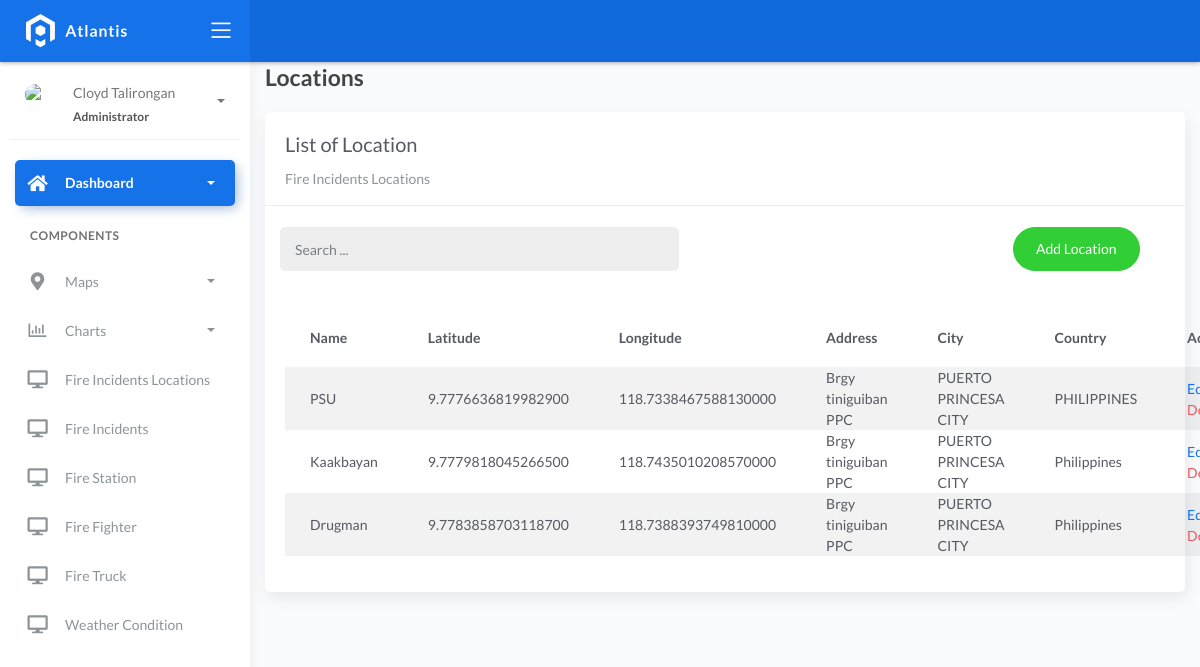
Screenshot of /locations_list/ with the database file from the repository.
### fire/models.py (models this page shows)
class BaseModel(models.Model):
    created_at = models.DateTimeField(auto_now_add=True, db_index=True)
    updated_at = models.DateTimeField(auto_now=True)
    class Meta:
        abstract = True

class Locations(BaseModel):
    name = models.CharField(max_length=150)
    latitude = models.DecimalField(
        max_digits=22, decimal_places=16, null=True, blank=True)
    longitude = models.DecimalField(
        max_digits=22, decimal_places=16, null=True, blank=True)
    address = models.CharField(max_length=150)
    city = models.CharField(max_length=150)  # can be in separate table
    country = models.CharField(max_length=150)  # can be in separate table

### fire/views.py (the view)
# urls.py: path('locations_list/', views.LocationList.as_view(), name='location-list'),
class LocationList(ListView):
    model = Locations
    context_object_name = 'locations'
    template_name = "locations_list.html"
    paginate_by = 5
    def get_queryset(self, *args, **kwargs):
        qs = super(LocationList, self).get_queryset(*args, **kwargs)
        if self.request.GET.get("q") != None:
            query = self.request.GET.get('q')
            qs = qs.filter(Q(name__icontains=query) |
            Q(city__icontains=query) | Q(country__icontains=query))
        return qs

### templates/locations_list.html (shortened to what this page needs)
{% extends 'base.html' %} {% load static %} {% block content %}
<div class="content">
    <div class="container-fluid">
        <h4 class="page-title">Locations</h4>
        <div class="row">
            <div class="col-md-12">
                <div class="card">
                    <div class="card-header">
                        <div class="card-title">List of Location</div>
                        <div class="card-category">Fire Incidents Locations</div>
                    </div>
                    <br>
                        <div class="col-md-12 row">
                            <div class="col-md-6">
                                <form action="" class="navbar-left navbar-form nav-search mr-md-3" action="{% url 'location-list' %}">
                                    <div class="input-group">
                                        <input type="text" placeholder="Search ..." class="form-control" name="q">
                                        <div class="input-group-append">
                                        <span class="input-group-text">
                                        </span>
                                        </div>
                                    </div>
                                </form>
                            </div>
                            <div class="col-md-6">
                                <div class="pull-right">
                                    <a href="{% url 'location-add'%}" class="btn btn-success btn-rounded">Add Location</a>
                                </div>
                            </div>
                        </div>
                    <div class="card-body">
                        <table class="table table-striped mt-3">
                            <thead>
                                <tr>
                                    <th scope="col">Name</th>
                                    <th scope="col">Latitude</th>
                                    <th scope="col">Longitude</th>
                                    <th scope="col">Address</th>
                                    <th scope="col">City</th>
                                    <th scope="col">Country</th>
                                    <th scope="col">Action</th>
                                </tr>
                            </thead>
                            <tbody>
                                {% for object in object_list %}
                                <tr>
                                    <td>{{ object.name }}</td>
                                    <td>{{ object.latitude }}</td>
                                    <td>{{ object.longitude }}</td>
                                    <td>{{ object.address }}</td>
                                    <td>{{ object.city }}</td>
                                    <td>{{ object.country }}</td>
                                    <td>
                                        <a href="locations_list/{{ object.id }}">Edit</a>
                                        <a href="locations_list/{{ object.id }}/delete" class="text-danger">Delete</a>
                                    </td>
                                </tr>
                                {% empty %}
                                <tr>
                                    <td colspan="4" style="text-align: center">
                                    <p class="text-sm font-weight-bold mb-0">No Records Found</p>
                                    </td>
                                </tr>
                                {% endfor %}
                            </tbody>
                        </table>
                    </div>
                </div>
            </div>
        </div>
    </div>
</div>
{% endblock %}

### templates/base.html (shortened to what this page needs)
{% load static %}
<!DOCTYPE html>
<html lang="en">
  <head>
    <link rel="stylesheet" href="{% static 'css/bootstrap.min.css' %}" />
    <link rel="stylesheet" href="{% static 'css/atlantis.min.css' %}" />
    <link rel="stylesheet" href="{% static 'css/demo.css' %}" />
  </head>
  <body>
    <div class="wrapper">
      <div class="main-header">
        <div class="logo-header" data-background-color="blue">
          <a href="index.html" class="logo">
            <img src="{% static 'img/logo.svg' %}" alt="navbar brand" class="navbar-brand" />
          </a>
          <div class="nav-toggle">
            <button class="btn btn-toggle toggle-sidebar">
              <i class="icon-menu"></i>
            </button>
          </div>
        </div>
        <nav class="navbar navbar-header navbar-expand-lg" data-background-color="blue2">
        </nav>
      </div>
      <div class="sidebar sidebar-style-2">
        <div class="sidebar-wrapper scrollbar scrollbar-inner">
          <div class="sidebar-content">
            <div class="user">
              <div class="avatar-sm float-left mr-2">
                <img src="{% static 'img/profile123.jpg' %}" alt="..." class="avatar-img rounded-circle" />
              </div>
              <div class="info">
                <a data-toggle="collapse" href="#collapseExample" aria-expanded="true">
                  <span>
                   Cloyd Talirongan
                    <span class="user-level">Administrator</span>
                    <span class="caret"></span>
                  </span>
                </a>
              </div>
            </div>
            <ul class="nav nav-primary">
              <li class="nav-item active">
                <a data-toggle="collapse" href="#dashboard" class="collapsed" aria-expanded="false">
                  <i class="fas fa-home"></i>
                  <p>Dashboard</p>
                  <span class="caret"></span>
                </a>
              </li>
              <li class="nav-section">
                <h4 class="text-section">Components</h4>
              </li>
              <li class="nav-item">
                <a data-toggle="collapse" href="#maps">
                  <i class="fas fa-map-marker-alt"></i>
                  <p>Maps</p>
                  <span class="caret"></span>
                </a>
              </li>
              <li class="nav-item">
                <a data-toggle="collapse" href="#charts">
                  <i class="far fa-chart-bar"></i>
                  <p>Charts</p>
                  <span class="caret"></span>
                </a>
              </li>
              <li class="nav-item">
                <a href="{% url 'location-list' %}">
                  <i class="fas fa-desktop"></i>
                  <p>Fire Incidents Locations</p>
                </a>
              </li>
              <li class="nav-item">
                <a href="{% url 'incident-list' %}">
                  <i class="fas fa-desktop"></i>
                  <p>Fire Incidents</p>
                </a>
              </li>
              <li class="nav-item">
                <a href="{% url 'firestation-list' %}">
                  <i class="fas fa-desktop"></i>
                  <p>Fire Station</p>
                </a>
              </li>
              <li class="nav-item">
                <a href="{% url 'firefighter-list' %}">
                  <i class="fas fa-desktop"></i>
                  <p>Fire Fighter</p>
                </a>
              </li>
              <li class="nav-item">
                <a href="{% url 'firetruck-list' %}">
                  <i class="fas fa-desktop"></i>
                  <p>Fire Truck</p>
                </a>
              </li>
              <li class="nav-item">
                <a href="{% url 'weathercondition-list' %}">
                  <i class="fas fa-desktop"></i>
                  <p>Weather Condition</p>
                </a>
              </li>
            </ul>
          </div>
        </div>
      </div>
      <div class="main-panel">
        <div class="content">
          {% block content %}
          {% endblock %}
          </div>
        </div>
      </div>
  </body>
</html>

### rows the page displays
Locations: name "PSU", latitude "9.7776636819982900", longitude "118.7338467588130000", address "Brgy tiniguiban PPC", city "PUERTO PRINCESA CITY", country "PHILIPPINES"
Locations: name "Kaakbayan", latitude "9.7779818045266500", longitude "118.7435010208570000", address "Brgy tiniguiban PPC", city "PUERTO PRINCESA CITY", country "Philippines"
Locations: name "Drugman", latitude "9.7783858703118700", longitude "118.7388393749810000", address "Brgy tiniguiban PPC", city "PUERTO PRINCESA CITY", country "Philippines"
